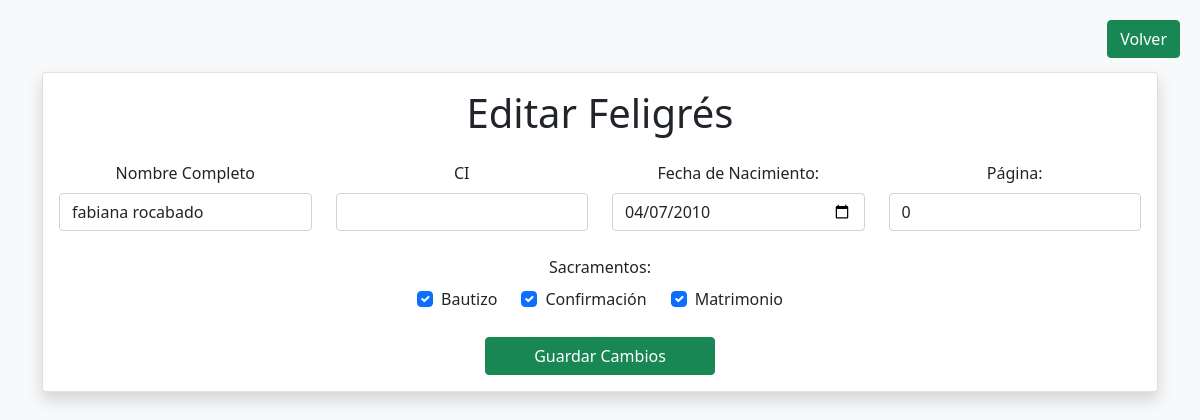
/editar_feligres.php?id=2 (signed in), run on the app's committed database.
### tables this page shows
CREATE TABLE `feligreses` (
  `id` int(11) NOT NULL,
  `nombre` varchar(100) NOT NULL,
  `ci` varchar(15) DEFAULT NULL,
  `fecha_nacimiento` date NOT NULL,
  `bautizo` tinyint(1) DEFAULT 0,
  `confirmacion` tinyint(1) DEFAULT 0,
  `matrimonio` tinyint(1) DEFAULT 0,
  `pag` int(11) DEFAULT NULL,
  `id_iglesia` int(11) DEFAULT NULL
);

### editar_feligres.php (the view, shortened to what this page needs)
<?php
include 'conexion.php';
$id_feligres = $_GET['id'];
$query = $conexion->prepare("SELECT * FROM feligreses WHERE id = ? AND id_iglesia = ?");
$query->execute([$id_feligres, $_SESSION['id_iglesia']]);
$feligres = $query->fetch();
?>
<!DOCTYPE html>
<html>
<head>
</head>
<link href="https://cdn.jsdelivr.net/npm/bootstrap@5.1.3/dist/css/bootstrap.min.css" rel="stylesheet">
<br>
<body class="bg-light">
<a href="registro_feligreses.php" class="btn btn-success logout-btn">Volver</a>
    <div class="container mt-5">
        <div class="card shadow mb-5">
            <div class="card-body">
                <h1 class="text-center mb-4">Editar Feligrés</h1>
                <form method="POST">
                    <div class="row mb-4">
                        <div class="col-md-3">
                            <center><label class="form-label text-center">Nombre Completo</label></center>
                                <input type="text"
                                    name="nombre"
                                    class="form-control"
                                    value="<?= htmlspecialchars($feligres['nombre']) ?>"
                                    required>
                        </div>
                        <div class="col-md-3">
                            <div class="form-group">
                                <center><label class="form-label text-center">CI</label></center>
                                <input type="number1"
                                       name="ci"
                                       class="form-control"
                                       value="<?= htmlspecialchars($feligres['ci']) ?>">
                            </div>
                        </div>
                        <div class="col-md-3">
                            <div class="form-group">
                                <center><label class="form-label text-center">Fecha de Nacimiento:</label></center>
                                <input type="date"
                                       name="fecha_nacimiento"
                                       class="form-control"
                                       value="<?= htmlspecialchars($feligres['fecha_nacimiento']) ?>"
                                       required>
                            </div>
                        </div>
                        <div class="col-md-3">
                            <div class="form-group">
                                <center><label class="form-label">Página:</label></center>
                                <input type="number"
                                       name="pag"
                                       class="form-control"
                                       value="<?= htmlspecialchars($feligres['pag']) ?>">
                            </div>
                        </div>
                    </div>
                    <div class="form-group mb-4">
                        <center><label class="form-label">Sacramentos:</label></center>
                        <div class="gap-4 d-md-flex justify-content-md-center">
                            <div class="form-check">
                                <input class="form-check-input"
                                       type="checkbox"
                                       name="bautizo"
                                       id="bautizo"
                                       <?= htmlspecialchars($feligres['bautizo']) ? 'checked' : '' ?>>
                                <label class="form-check-label" for="bautizo">Bautizo</label>
                            </div>
                            <div class="form-check">
                                <input class="form-check-input"
                                       type="checkbox"
                                       name="confirmacion"
                                       id="confirmacion"
                                       <?= htmlspecialchars($feligres['confirmacion']) ? 'checked' : '' ?>>
                                <label class="form-check-label" for="confirmacion">Confirmación</label>
                            </div>
                            <div class="form-check">
                                <input class="form-check-input"
                                       type="checkbox"
                                       name="matrimonio"
                                       id="matrimonio"
                                       <?= htmlspecialchars($feligres['matrimonio']) ? 'checked' : '' ?>>
                                <label class="form-check-label" for="matrimonio">Matrimonio</label>
                            </div>
                        </div>
                    </div>
                    <div class="d-grid gap-2 d-md-flex justify-content-md-center">
                        <button type="submit" class="btn btn-success px-5">Guardar Cambios</button>
                    </div>
                </form>
            </div>
        </div>
    </div>
</body>
</html>

### editar_feligres.php (style rules this page uses)
.logout-btn { position: fixed; top: 20px; right: 20px; z-index: 1000; }

### data on the page
feligreses: nombre "fabiana rocabado", fecha_nacimiento "04/07/2010", pag "0", bautizo "☑", confirmacion "☑", matrimonio "☑"
